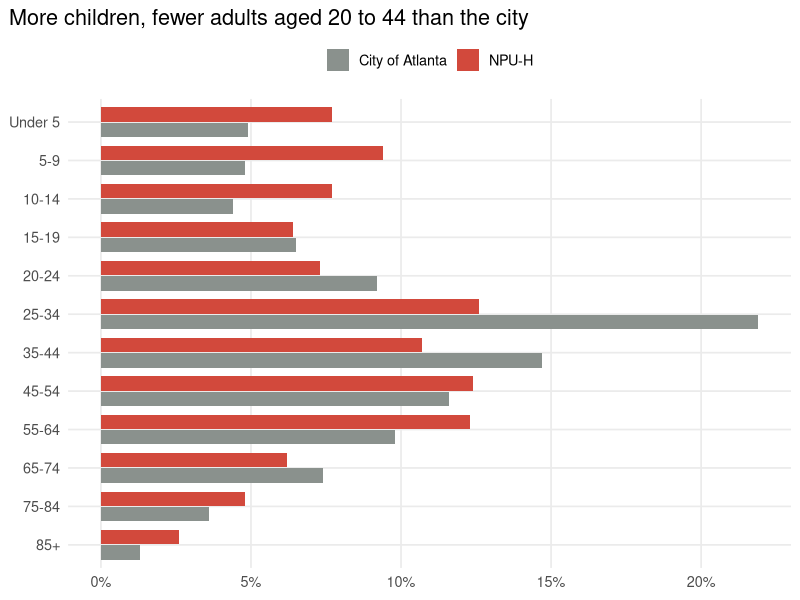
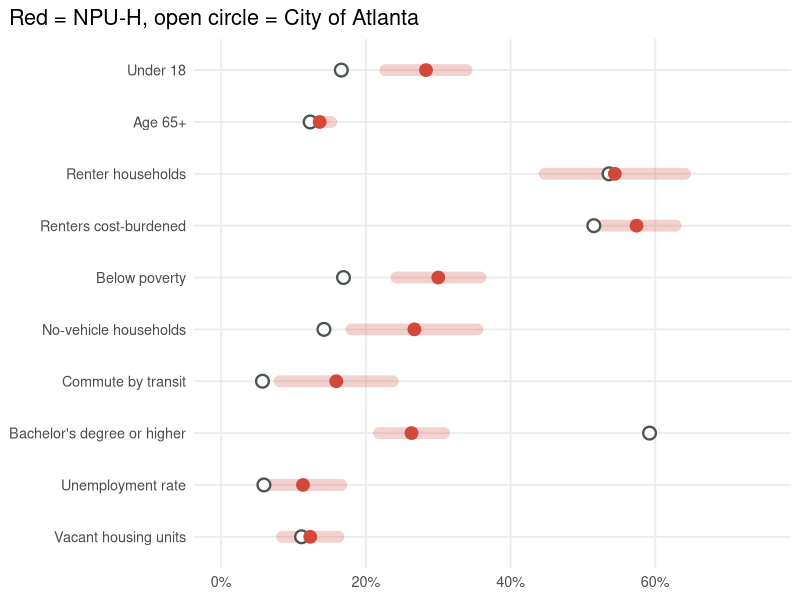
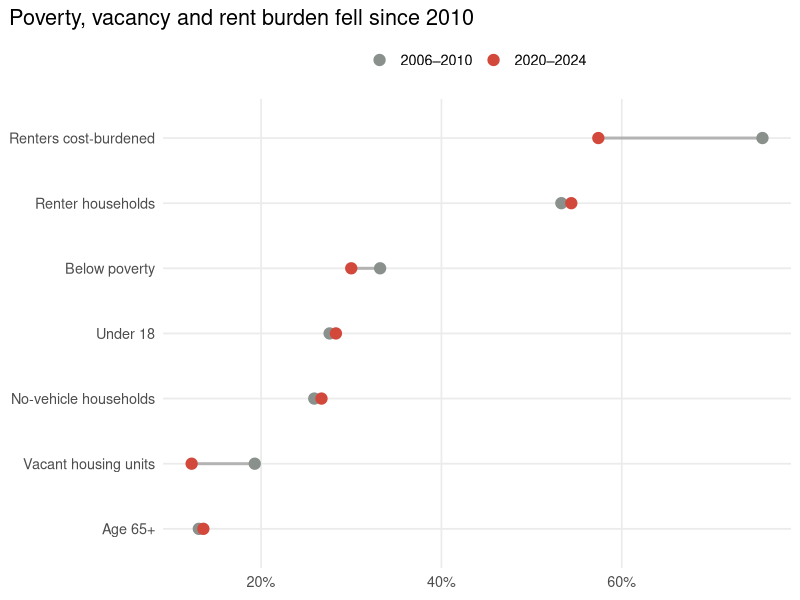

Reproduce these figures in R, in order.
## ---- chunk 1
library(readr)
library(dplyr)
library(tidyr)
library(ggplot2)
age <- read_csv("data/age_profile.csv", show_col_types = FALSE)
ind <- read_csv("data/indicators.csv", show_col_types = FALSE)
theme_ncs <- theme_minimal(base_size = 13) +
  theme(panel.grid.minor = element_blank(), legend.position = "top",
        plot.title.position = "plot", plot.caption = element_text(color = "grey40", hjust = 0))
## ---- chunk 2
#| fig-cap: "Share of residents by age group, NPU-H and City of Atlanta. Source: ARC, ACS 2020–2024."
#| fig-height: 5.5
age |>
  mutate(age_group = factor(age_group, levels = rev(age_group))) |>
  pivot_longer(c(npu_h, atlanta), names_to = "area", values_to = "pct") |>
  mutate(area = recode(area, npu_h = "NPU-H", atlanta = "City of Atlanta")) |>
  ggplot(aes(pct, age_group, fill = area)) +
  geom_col(position = position_dodge(width = 0.8), width = 0.75) +
  scale_fill_manual(values = c("NPU-H" = "#d2493c", "City of Atlanta" = "#8a918d")) +
  scale_x_continuous(labels = function(x) paste0(x, "%")) +
  labs(x = NULL, y = NULL, fill = NULL,
       title = "More children, fewer adults aged 20 to 44 than the city") +
  theme_ncs
## ---- chunk 3
#| fig-cap: "NPU-H compared with Atlanta. Red bars show the NPU-H margin of error. Source: ARC, ACS 2020–2024."
#| fig-height: 5.5
ind |>
  mutate(indicator = factor(indicator, levels = rev(indicator))) |>
  ggplot(aes(y = indicator)) +
  geom_segment(aes(x = pmax(0, npu_h - npu_h_moe), xend = npu_h + npu_h_moe, yend = indicator),
               linewidth = 4, color = "#d2493c", alpha = 0.25, lineend = "round") +
  geom_point(aes(x = atlanta), shape = 21, size = 3.5, fill = "white", color = "#4a5450", stroke = 1.2) +
  geom_point(aes(x = npu_h), size = 4, color = "#d2493c") +
  scale_x_continuous(labels = function(x) paste0(x, "%"), limits = c(0, 75)) +
  labs(x = NULL, y = NULL, title = "Red = NPU-H, open circle = City of Atlanta") +
  theme_ncs
## ---- chunk 4
#| fig-cap: "Selected NPU-H indicators, ACS 2006–2010 vs. 2020–2024. Source: ARC."
#| fig-height: 3.8
ind |>
  filter(!is.na(npu_h_2010)) |>
  select(indicator, `2006–2010` = npu_h_2010, `2020–2024` = npu_h) |>
  pivot_longer(-indicator, names_to = "period", values_to = "pct") |>
  ggplot(aes(pct, reorder(indicator, pct), color = period)) +
  geom_line(aes(group = indicator), color = "grey70", linewidth = 1) +
  geom_point(size = 3.5) +
  scale_color_manual(values = c("2006–2010" = "#8a918d", "2020–2024" = "#d2493c")) +
  scale_x_continuous(labels = function(x) paste0(x, "%")) +
  labs(x = NULL, y = NULL, color = NULL, title = "Poverty, vacancy and rent burden fell since 2010") +
  theme_ncs
